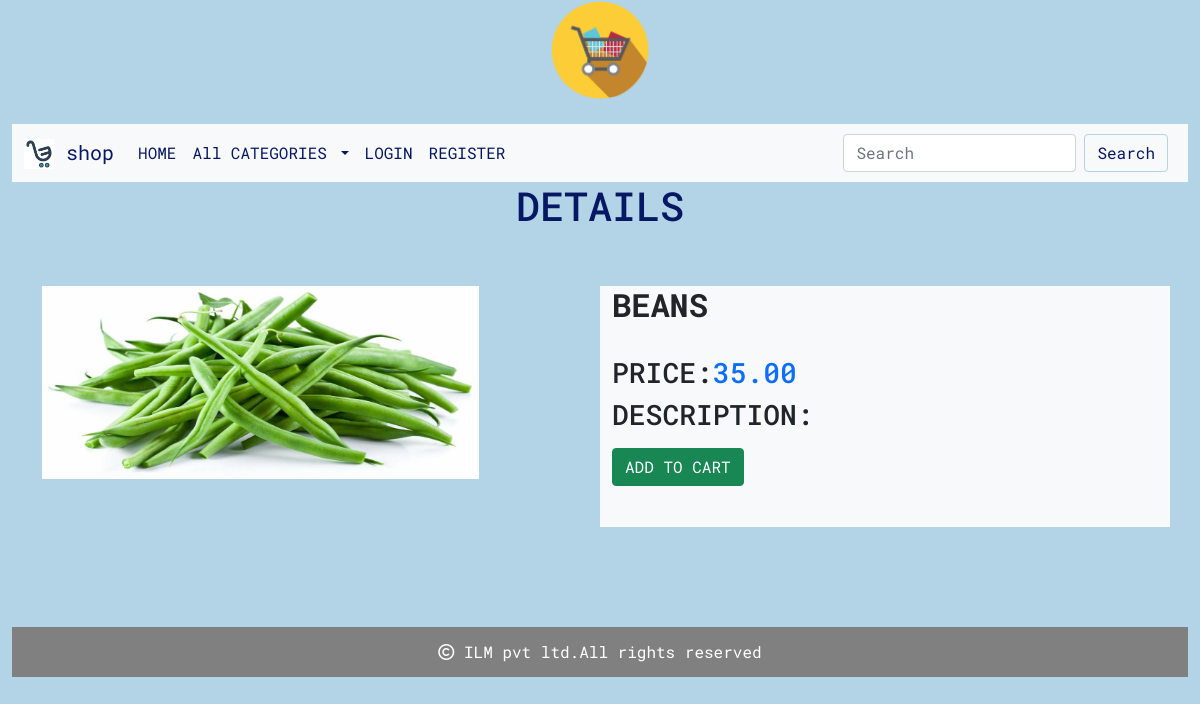
Page /productdetails/beans on the committed database.
### shop/models.py (models this page shows, shortened)
class Product(models.Model):
    name = models.CharField(max_length=200, unique=True)
    slug = models.SlugField(max_length=250, unique=True)
    description=models.TextField(blank=True)
    price=models.DecimalField(max_digits=10,decimal_places=2)
    category=models.ForeignKey(Category,on_delete=models.CASCADE)
    image=models.ImageField(upload_to='img/products',null=True,blank=True)
    stock=models.IntegerField()
    available=models.BooleanField(default=True)
    created=models.DateTimeField(auto_now_add=True)
    updated = models.DateTimeField(auto_now=True)

### shop/views.py (the view)
# urls.py: path('productdetails/<slug:p>',views.productdetails,name='productdetails'),
def productdetails(request,p):
    p=Product.objects.get(slug=p)
    return render(request,'productdetails.html',{'p':p})

### cart/context_processors.py (called while the page is built, shortened)
def counter(request):
    item_count=0
    return {'item_count':item_count}

### shop/context_processors.py (called while the page is built)
def menu_links(request):
    links=Category.objects.all()
    return {'links':links}

### templates/productdetails.html (shortened to what this page needs)
{% extends 'base.html'%}
{% load static %}
{% block content %}
<h1>DETAILS</h1>
<div class="container" style="margin-bottom:100px;">
    <div class="row">
        <div class=" col-md-6 mt-5" >
            <img src="{{p.image.url}}" class="img-top" alt="..." height="80%" width="80%">
        </div>
        <div class=" col-md-6 bg-light mt-5 ">
            <h2 class="card-title" style="text-transform:uppercase;"><b>{{p.name}}</b></h2><br>
            <h3>PRICE:<span class="text-primary">{{p.price}}</span></h3>
            <h3>DESCRIPTION:</h3>
            {% if p.stock <= 0 %}
                <h2>Out of stock</h2>
            {% else %}
                 <a href="{% url 'cart:add_cart' p.id %}" class="btn btn-success">ADD TO CART</a>
            {% endif %}
        </div>
    </div>
</div>
{% endblock %}

### static/css/custom.css (style rules this page uses)
body { background-color:#b2d4e6; font-family: 'Roboto Mono', monospace; }
a { left:37% }

### rows in the picture
Product: image (picture), name "BEANS", price "35.00"
